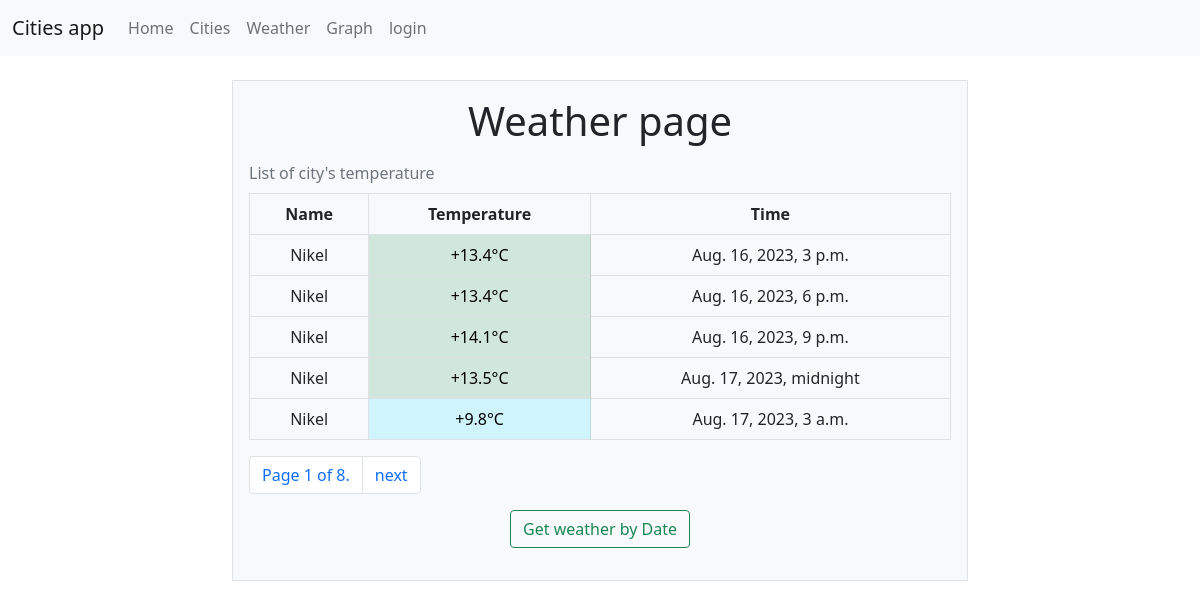
The page /weather/4 on the database as committed earlier.
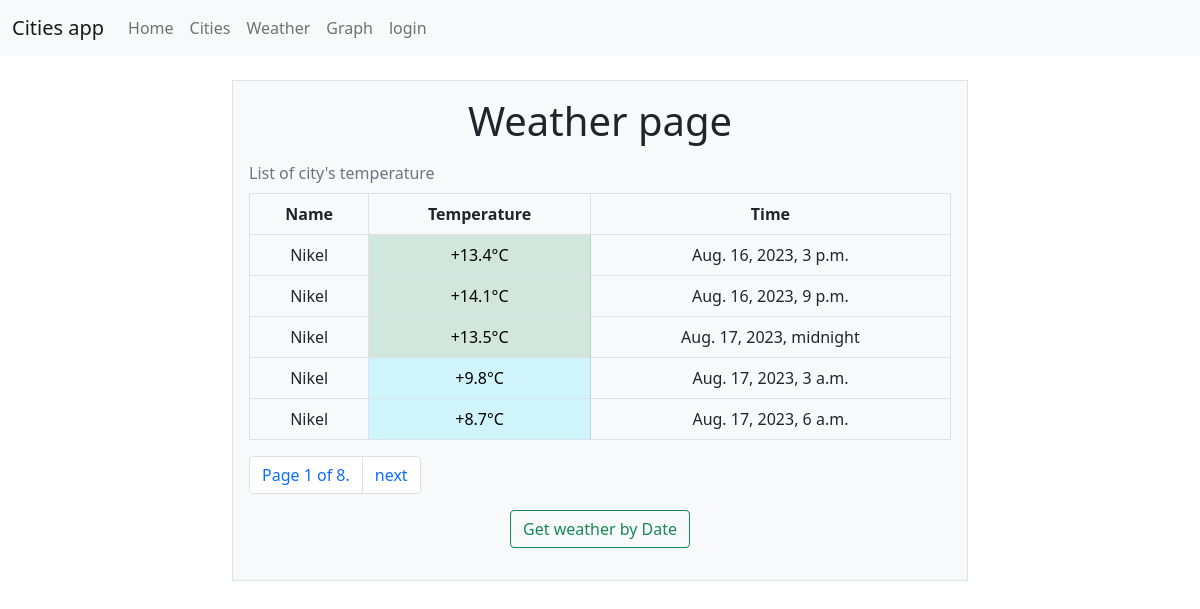
The same page on the database as committed later.
### apps/weather/models.py (models this page shows, shortened)
class WeatherValue(models.Model):
    class Meta:
        db_table = "cities_weathervalue"
    date = models.DateTimeField(default=datetime.datetime.now())
    value = models.FloatField(default=0)
    cities = models.ForeignKey(City, on_delete=models.CASCADE)

### apps/cities/models.py (models this page shows)
class City(models.Model):
    def __str__(self):
        return self.name
    class Meta:
        db_table = "cities_city"
    name = models.CharField(max_length=255)

### apps/weather/list_views/weather_detail_view.py (the view)
# urls.py: path('<int:id>', CityWeatherListView.as_view(), name='city-weather'),
class CityWeatherListView(ListView):
    paginate_by = 5
    template_name = "weather/weather_list.html"
    context_object_name = "city_weathers"
    def get_queryset(self):
        city_id = self.request.path.split("/")[-1]
        return weather_queries.get_weather_by_city(city_id)

### apps/weather/queries/weather_queries.py (called while the page is built)
def get_weather_by_city(city_id: int):
    return WeatherValue.objects.\
        filter(cities_id=city_id)

### apps/templates/weather/weathervalue_list.html (shortened to what this page needs)
{% extends "base.html"%}
{% block content %}
{% if object_list.count > 0 %}
<h2 class="display-6">Weather page</h2>
    <table class="table align-middle table-bordered caption-top">
        <caption>List of city's temperature</caption>
        <thead>
            <th>Name</th>
            <th>Temperature</th>
            <th>Time</th>
        </thead>
        {% for weather in object_list %}
        <tr>
            <td>{{ weather.cities }}</td>
            {% if weather.value == 0 %}
            <td class="table-light">{{ weather.value }}&deg;C</td>
            {% elif weather.value < 0 %}
            <td class="table-primary">{{ weather.value }}&deg;C</td>
            {% elif weather.value < 10 %}
            <td class="table-info">+{{ weather.value }}&deg;C</td>
            {% elif weather.value < 15 %}
            <td class="table-success">+{{ weather.value }}&deg;C</td>
            {% elif weather.value < 20 %}
            <td class="table-warning">+{{ weather.value }}&deg;C</td>
            {% else %}
            <td class="table-danger">+{{ weather.value }}&deg;C</td>
            {% endif %}
            <td>{{ weather.date }}</td>
        </tr>
        {% endfor %}
    </table>
    <nav aria-label="Page navigation example">
        <ul class="pagination">
            <li class="page-item">
                <a class="page-link">Page {{ page_obj.number }} of {{ paginator.num_pages }}.</a>
            </li>
            {% if page_obj.has_next %}
            <li class="page-item">
                <a class="page-link" href="?page={{ page_obj.next_page_number }}" >next</a>
            </li>
            {% endif %}
        </ul>
    </nav>
    {% else %}
    <div class="mb-3">
        <p class="display-4">Nothing to show</p>
        <p class="display-6">If you want to see all records - press "Show all"</p>
        <a href="/weather" class="btn btn-outline-success">Show all</a>
    </div>
    {% endif %}
<div class="mb-3">
    <a class = "btn btn-outline-success" href="date/">Get weather by Date</a>
</div>
{% endblock content %}

Rows that differ between the two databases and show on the page:
removed WeatherValue: cities "Nikel", value "13.4", date "Aug. 16, 2023, 6 p.m."
now on this page (row unchanged): WeatherValue: cities "Nikel", value "8.7", date "Aug. 17, 2023, 6 a.m."
